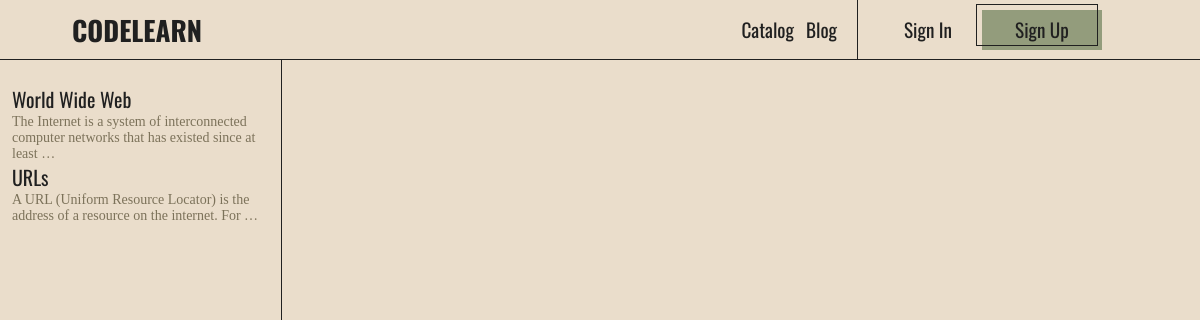
The page /courses/django-for-apis/tasks/1 on the database as committed earlier.
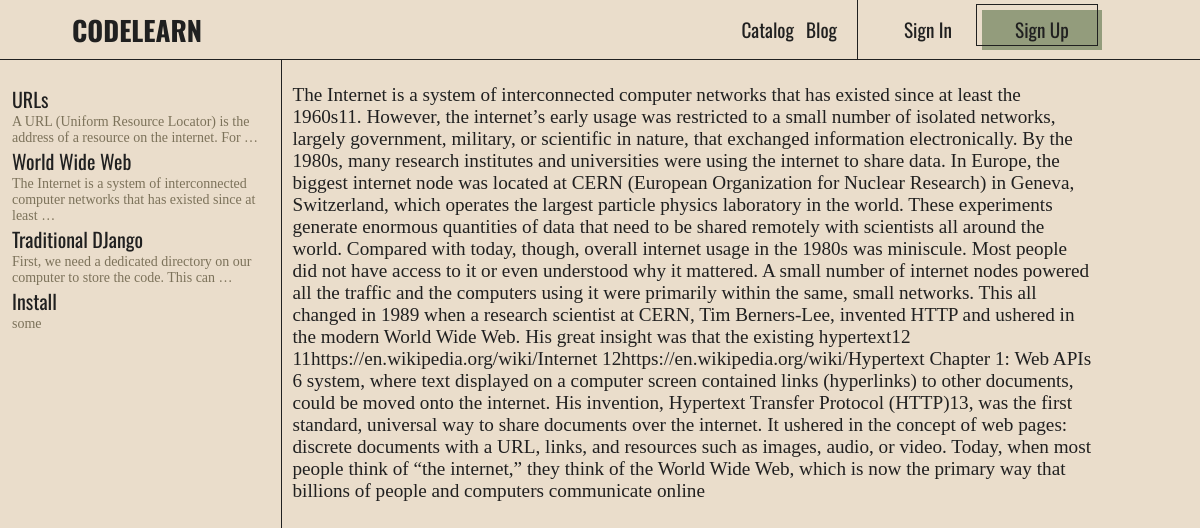
The same page on the database as committed later.
### course/models.py (models this page shows, shortened)
class CourseTask(models.Model):
    TASKSTYPE = (
        ('video', 'video'),
        ('code', 'code'),
        ('test', 'test'),
        ('text','text')
    )
    course = models.ForeignKey(Course, on_delete=models.CASCADE, default=None)
    user = models.ForeignKey(User, on_delete=models.CASCADE, default='')
    task = models.CharField(max_length=10, choices=TASKSTYPE, blank=True)
    title = models.CharField(max_length=100)
    description = models.TextField(blank=True, max_length=500)
    video = models.FileField(upload_to='courses/tasks/videos', blank=True, null=True)
    body = models.TextField(blank=True, null=True)
    codeAnswer = models.TextField(blank=True, null=True)
    text = models.TextField(blank=True, null=True)
    public = models.BooleanField(default=False)
    created = models.DateTimeField(auto_now_add=True)
    updated = models.DateTimeField(auto_now=True)
    class Meta:
        ordering = ['-updated', '-created']

### course/views.py (the view)
# urls.py: path('courses/<str:slug>/tasks/<str:pk>', views.task,name='task'),
def task(request, slug, pk):
    course = Course.objects.get(slug=slug)
    tasksAll = CourseTask.objects.filter(course=course).reverse()
    task = CourseTask.objects.get(id=pk)
    context = {
        'course': course,
        'tasks': tasksAll,
        'task': task,
    }
    return render(request, 'course/Task.html', context)

### course/templates/course/Task.html (shortened to what this page needs)
{% include "index.html" %}
{% load static %}
{% block content %}
<div class="page course__task__page">
    <div class="page__course__menu">
        {% for exercise in tasks %}
          <div class="menu__component">
            <a href="/courses/{{course.slug}}/tasks/{{exercise.id}}" class="link menu__component__title">{{exercise.title}}</a>
            <p class="menu__component__text">{{exercise.description | truncatewords:15}}</p>
          </div>
        {% endfor %}
    </div>
    <div class="page__content">
        {% if task.task == 'text' %}
          <div>{{task.body}}</div>
        {% endif %}
    </div>
</div>
{% endblock content %}

Rows that differ between the two databases and show on the page:
changed CourseTask "URLs": moves up the list
changed CourseTask "World Wide Web": task empty → "text" (drawn); body (not shown) → "The Internet is a system of interconnected computer networks that has existed since at least the 1960s11. However, the internet’s early usage was restricted to a small number of isolated networks, largely government, military, or scientific in nature, that exchanged information electronically. By the 1980s, many research institutes and universities were using the internet to share data. In Europe, the biggest internet node was located at CERN (European Organization for Nuclear Research) in Geneva, Switzerland, which operates the largest particle physics laboratory in the world. These experiments generate enormous quantities of data that need to be shared remotely with scientists all around…"
added CourseTask: title "Traditional DJango", description "First, we need a dedicated directory on our computer to store the code. This can …"
added CourseTask: title "Install", description "some"
